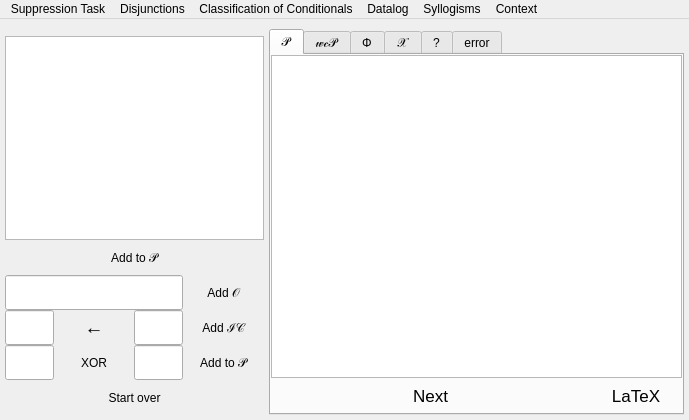
<?xml version="1.0" encoding="UTF-8"?>
<ui version="4.0">
 <class>MainWindow</class>
 <widget class="QMainWindow" name="MainWindow">
  <property name="enabled">
   <bool>true</bool>
  </property>
  <property name="geometry">
   <rect>
    <x>0</x>
    <y>0</y>
    <width>689</width>
    <height>420</height>
   </rect>
  </property>
  <property name="sizePolicy">
   <sizepolicy hsizetype="Expanding" vsizetype="Expanding">
    <horstretch>0</horstretch>
    <verstretch>0</verstretch>
   </sizepolicy>
  </property>
  <property name="minimumSize">
   <size>
    <width>530</width>
    <height>420</height>
   </size>
  </property>
  <property name="windowTitle">
   <string>WCS Reasoner</string>
  </property>
  <property name="tabShape">
   <enum>QTabWidget::Rounded</enum>
  </property>
  <property name="unifiedTitleAndToolBarOnMac">
   <bool>true</bool>
  </property>
  <widget class="QWidget" name="centralwidget">
   <property name="sizePolicy">
    <sizepolicy hsizetype="Expanding" vsizetype="Expanding">
     <horstretch>0</horstretch>
     <verstretch>0</verstretch>
    </sizepolicy>
   </property>
   <property name="minimumSize">
    <size>
     <width>400</width>
     <height>397</height>
    </size>
   </property>
   <layout class="QHBoxLayout" name="horizontalLayout" stretch="5,8">
    <property name="spacing">
     <number>5</number>
    </property>
    <property name="leftMargin">
     <number>5</number>
    </property>
    <property name="topMargin">
     <number>10</number>
    </property>
    <property name="rightMargin">
     <number>5</number>
    </property>
    <property name="bottomMargin">
     <number>5</number>
    </property>
    <item>
     <layout class="QGridLayout" name="gridLayout">
      <property name="topMargin">
       <number>7</number>
      </property>
      <property name="spacing">
       <number>0</number>
      </property>
      <item row="4" column="0" colspan="3">
       <widget class="QLineEdit" name="observation_line_edit">
        <property name="sizePolicy">
         <sizepolicy hsizetype="MinimumExpanding" vsizetype="Fixed">
          <horstretch>0</horstretch>
          <verstretch>0</verstretch>
         </sizepolicy>
        </property>
        <property name="minimumSize">
         <size>
          <width>0</width>
          <height>35</height>
         </size>
        </property>
        <property name="font">
         <font>
          <pointsize>14</pointsize>
         </font>
        </property>
       </widget>
      </item>
      <item row="7" column="2">
       <widget class="QLineEdit" name="disjunction_line_edit_right">
        <property name="sizePolicy">
         <sizepolicy hsizetype="Expanding" vsizetype="Fixed">
          <horstretch>0</horstretch>
          <verstretch>0</verstretch>
         </sizepolicy>
        </property>
        <property name="minimumSize">
         <size>
          <width>10</width>
          <height>35</height>
         </size>
        </property>
        <property name="font">
         <font>
          <pointsize>14</pointsize>
         </font>
        </property>
       </widget>
      </item>
      <item row="5" column="3">
       <widget class="QPushButton" name="input_constraint_button">
        <property name="enabled">
         <bool>true</bool>
        </property>
        <property name="sizePolicy">
         <sizepolicy hsizetype="Expanding" vsizetype="Fixed">
          <horstretch>0</horstretch>
          <verstretch>0</verstretch>
         </sizepolicy>
        </property>
        <property name="minimumSize">
         <size>
          <width>81</width>
          <height>35</height>
         </size>
        </property>
        <property name="toolTip">
         <string>Add intergrity constraint</string>
        </property>
        <property name="text">
         <string>Add ℐ𝒞</string>
        </property>
        <property name="flat">
         <bool>true</bool>
        </property>
       </widget>
      </item>
      <item row="4" column="3">
       <widget class="QPushButton" name="input_observation_button">
        <property name="sizePolicy">
         <sizepolicy hsizetype="Expanding" vsizetype="Fixed">
          <horstretch>0</horstretch>
          <verstretch>0</verstretch>
         </sizepolicy>
        </property>
        <property name="minimumSize">
         <size>
          <width>81</width>
          <height>35</height>
         </size>
        </property>
        <property name="toolTip">
         <string>Add obsevration</string>
        </property>
        <property name="autoFillBackground">
         <bool>true</bool>
        </property>
        <property name="text">
         <string>Add 𝒪</string>
        </property>
        <property name="flat">
         <bool>true</bool>
        </property>
       </widget>
      </item>
      <item row="5" column="0">
       <widget class="QLineEdit" name="constraint_left_head_line_edit">
        <property name="enabled">
         <bool>true</bool>
        </property>
        <property name="sizePolicy">
         <sizepolicy hsizetype="Expanding" vsizetype="Fixed">
          <horstretch>0</horstretch>
          <verstretch>0</verstretch>
         </sizepolicy>
        </property>
        <property name="minimumSize">
         <size>
          <width>10</width>
          <height>35</height>
         </size>
        </property>
        <property name="font">
         <font>
          <pointsize>14</pointsize>
         </font>
        </property>
       </widget>
      </item>
      <item row="9" column="0" colspan="4">
       <widget class="QPushButton" name="clear_program_button">
        <property name="sizePolicy">
         <sizepolicy hsizetype="MinimumExpanding" vsizetype="Fixed">
          <horstretch>0</horstretch>
          <verstretch>0</verstretch>
         </sizepolicy>
        </property>
        <property name="minimumSize">
         <size>
          <width>0</width>
          <height>35</height>
         </size>
        </property>
        <property name="toolTip">
         <string/>
        </property>
        <property name="text">
         <string>Start over</string>
        </property>
        <property name="flat">
         <bool>true</bool>
        </property>
       </widget>
      </item>
      <item row="5" column="2">
       <widget class="QLineEdit" name="constraint_right_body_line_edit">
        <property name="enabled">
         <bool>true</bool>
        </property>
        <property name="sizePolicy">
         <sizepolicy hsizetype="Expanding" vsizetype="Fixed">
          <horstretch>0</horstretch>
          <verstretch>0</verstretch>
         </sizepolicy>
        </property>
        <property name="minimumSize">
         <size>
          <width>10</width>
          <height>35</height>
         </size>
        </property>
        <property name="font">
         <font>
          <pointsize>14</pointsize>
         </font>
        </property>
       </widget>
      </item>
      <item row="7" column="0">
       <widget class="QLineEdit" name="disjunction_line_edit_left">
        <property name="sizePolicy">
         <sizepolicy hsizetype="Expanding" vsizetype="Fixed">
          <horstretch>0</horstretch>
          <verstretch>0</verstretch>
         </sizepolicy>
        </property>
        <property name="minimumSize">
         <size>
          <width>10</width>
          <height>35</height>
         </size>
        </property>
        <property name="font">
         <font>
          <pointsize>14</pointsize>
         </font>
        </property>
       </widget>
      </item>
      <item row="0" column="0" colspan="4">
       <widget class="QPlainTextEdit" name="input_program_text_edit">
        <property name="sizePolicy">
         <sizepolicy hsizetype="MinimumExpanding" vsizetype="Expanding">
          <horstretch>0</horstretch>
          <verstretch>0</verstretch>
         </sizepolicy>
        </property>
        <property name="minimumSize">
         <size>
          <width>0</width>
          <height>0</height>
         </size>
        </property>
        <property name="font">
         <font>
          <pointsize>12</pointsize>
         </font>
        </property>
        <property name="styleSheet">
         <string notr="true"/>
        </property>
        <property name="placeholderText">
         <string/>
        </property>
       </widget>
      </item>
      <item row="7" column="3">
       <widget class="QPushButton" name="input_disjunction_button">
        <property name="sizePolicy">
         <sizepolicy hsizetype="Expanding" vsizetype="Fixed">
          <horstretch>0</horstretch>
          <verstretch>0</verstretch>
         </sizepolicy>
        </property>
        <property name="minimumSize">
         <size>
          <width>81</width>
          <height>35</height>
         </size>
        </property>
        <property name="toolTip">
         <string>Add Disjunction</string>
        </property>
        <property name="text">
         <string>Add to 𝒫</string>
        </property>
        <property name="flat">
         <bool>true</bool>
        </property>
       </widget>
      </item>
      <item row="3" column="0" colspan="4">
       <widget class="QPushButton" name="input_program_button">
        <property name="sizePolicy">
         <sizepolicy hsizetype="Expanding" vsizetype="Fixed">
          <horstretch>0</horstretch>
          <verstretch>0</verstretch>
         </sizepolicy>
        </property>
        <property name="minimumSize">
         <size>
          <width>0</width>
          <height>35</height>
         </size>
        </property>
        <property name="autoFillBackground">
         <bool>true</bool>
        </property>
        <property name="text">
         <string>Add to 𝒫</string>
        </property>
        <property name="flat">
         <bool>true</bool>
        </property>
       </widget>
      </item>
      <item row="7" column="1">
       <widget class="QPushButton" name="exclusive_button">
        <property name="sizePolicy">
         <sizepolicy hsizetype="Minimum" vsizetype="Fixed">
          <horstretch>0</horstretch>
          <verstretch>0</verstretch>
         </sizepolicy>
        </property>
        <property name="minimumSize">
         <size>
          <width>0</width>
          <height>35</height>
         </size>
        </property>
        <property name="text">
         <string>XOR</string>
        </property>
        <property name="checkable">
         <bool>true</bool>
        </property>
        <property name="flat">
         <bool>true</bool>
        </property>
       </widget>
      </item>
      <item row="5" column="1">
       <widget class="QLabel" name="reverse_label_4">
        <property name="enabled">
         <bool>true</bool>
        </property>
        <property name="sizePolicy">
         <sizepolicy hsizetype="Minimum" vsizetype="Fixed">
          <horstretch>0</horstretch>
          <verstretch>0</verstretch>
         </sizepolicy>
        </property>
        <property name="minimumSize">
         <size>
          <width>0</width>
          <height>35</height>
         </size>
        </property>
        <property name="font">
         <font>
          <pointsize>14</pointsize>
         </font>
        </property>
        <property name="text">
         <string>←</string>
        </property>
        <property name="alignment">
         <set>Qt::AlignCenter</set>
        </property>
       </widget>
      </item>
     </layout>
    </item>
    <item>
     <widget class="QTabWidget" name="tabWidget">
      <property name="sizePolicy">
       <sizepolicy hsizetype="MinimumExpanding" vsizetype="Expanding">
        <horstretch>0</horstretch>
        <verstretch>0</verstretch>
       </sizepolicy>
      </property>
      <property name="minimumSize">
       <size>
        <width>0</width>
        <height>0</height>
       </size>
      </property>
      <property name="toolTip">
       <string/>
      </property>
      <property name="currentIndex">
       <number>0</number>
      </property>
      <property name="elideMode">
       <enum>Qt::ElideNone</enum>
      </property>
      <property name="tabsClosable">
       <bool>false</bool>
      </property>
      <widget class="QWidget" name="Ptab">
       <property name="font">
        <font>
         <pointsize>16</pointsize>
        </font>
       </property>
       <attribute name="title">
        <string>𝒫</string>
       </attribute>
       <attribute name="toolTip">
        <string>Program</string>
       </attribute>
       <layout class="QVBoxLayout" name="verticalLayout">
        <property name="spacing">
         <number>0</number>
        </property>
        <property name="leftMargin">
         <number>0</number>
        </property>
        <property name="topMargin">
         <number>0</number>
        </property>
        <property name="rightMargin">
         <number>0</number>
        </property>
        <property name="bottomMargin">
         <number>0</number>
        </property>
        <item>
         <widget class="QTextEdit" name="PTextEdit">
          <property name="sizePolicy">
           <sizepolicy hsizetype="Expanding" vsizetype="Expanding">
            <horstretch>0</horstretch>
            <verstretch>0</verstretch>
           </sizepolicy>
          </property>
          <property name="styleSheet">
           <string notr="true"/>
          </property>
          <property name="readOnly">
           <bool>true</bool>
          </property>
         </widget>
        </item>
        <item>
         <layout class="QHBoxLayout" name="horizontalLayout_2" stretch="8,5">
          <item>
           <widget class="QPushButton" name="to_wc_button">
            <property name="enabled">
             <bool>true</bool>
            </property>
            <property name="sizePolicy">
             <sizepolicy hsizetype="Expanding" vsizetype="Fixed">
              <horstretch>0</horstretch>
              <verstretch>0</verstretch>
             </sizepolicy>
            </property>
            <property name="minimumSize">
             <size>
              <width>0</width>
              <height>35</height>
             </size>
            </property>
            <property name="font">
             <font>
              <pointsize>13</pointsize>
             </font>
            </property>
            <property name="toolTip">
             <string>Ground and weakly complete</string>
            </property>
            <property name="text">
             <string>Next</string>
            </property>
            <property name="flat">
             <bool>true</bool>
            </property>
           </widget>
          </item>
          <item>
           <widget class="QPushButton" name="p_latex">
            <property name="minimumSize">
             <size>
              <width>92</width>
              <height>35</height>
             </size>
            </property>
            <property name="maximumSize">
             <size>
              <width>92</width>
              <height>35</height>
             </size>
            </property>
            <property name="font">
             <font>
              <pointsize>13</pointsize>
             </font>
            </property>
            <property name="text">
             <string>LaTeX</string>
            </property>
            <property name="iconSize">
             <size>
              <width>92</width>
              <height>35</height>
             </size>
            </property>
            <property name="checkable">
             <bool>true</bool>
            </property>
            <property name="flat">
             <bool>true</bool>
            </property>
           </widget>
          </item>
         </layout>
        </item>
       </layout>
      </widget>
      <widget class="QWidget" name="wcPtab">
       <property name="font">
        <font>
         <pointsize>16</pointsize>
        </font>
       </property>
       <attribute name="title">
        <string>𝓌𝒸𝒫</string>
       </attribute>
       <attribute name="toolTip">
        <string>Weak Completion of the Program</string>
       </attribute>
       <layout class="QVBoxLayout" name="verticalLayout_3">
        <property name="spacing">
         <number>0</number>
        </property>
        <property name="leftMargin">
         <number>0</number>
        </property>
        <property name="topMargin">
         <number>0</number>
        </property>
        <property name="rightMargin">
         <number>0</number>
        </property>
        <property name="bottomMargin">
         <number>0</number>
        </property>
        <item>
         <widget class="QTextEdit" name="wcPTextEdit">
          <property name="minimumSize">
           <size>
            <width>250</width>
            <height>0</height>
           </size>
          </property>
          <property name="styleSheet">
           <string notr="true"/>
          </property>
          <property name="readOnly">
           <bool>true</bool>
          </property>
         </widget>
        </item>
        <item>
         <layout class="QHBoxLayout" name="horizontalLayout_3" stretch="8,3,2">
          <item>
           <widget class="QPushButton" name="to_phi_button">
            <property name="enabled">
             <bool>true</bool>
            </property>
            <property name="minimumSize">
             <size>
              <width>0</width>
              <height>35</height>
             </size>
            </property>
            <property name="maximumSize">
             <size>
              <width>16777215</width>
              <height>35</height>
             </size>
            </property>
            <property name="font">
             <font>
              <pointsize>13</pointsize>
             </font>
            </property>
            <property name="toolTip">
             <string>Find fixed point</string>
            </property>
            <property name="text">
             <string>Next</string>
            </property>
            <property name="flat">
             <bool>true</bool>
            </property>
           </widget>
          </item>
          <item>
           <widget class="QPushButton" name="starting_i_button">
            <property name="minimumSize">
             <size>
              <width>85</width>
              <height>35</height>
             </size>
            </property>
            <property name="maximumSize">
             <size>
              <width>16777215</width>
              <height>35</height>
             </size>
            </property>
            <property name="font">
             <font>
              <pointsize>13</pointsize>
             </font>
            </property>
            <property name="toolTip">
             <string>Enter starting interpretation</string>
            </property>
            <property name="text">
             <string>Starting ℐ</string>
            </property>
            <property name="flat">
             <bool>true</bool>
            </property>
           </widget>
          </item>
          <item>
           <widget class="QPushButton" name="wcP_latex">
            <property name="minimumSize">
             <size>
              <width>0</width>
              <height>35</height>
             </size>
            </property>
            <property name="maximumSize">
             <size>
              <width>16777215</width>
              <height>35</height>
             </size>
            </property>
            <property name="font">
             <font>
              <pointsize>13</pointsize>
             </font>
            </property>
            <property name="text">
             <string>LaTeX</string>
            </property>
            <property name="checkable">
             <bool>true</bool>
            </property>
            <property name="flat">
             <bool>true</bool>
            </property>
           </widget>
          </item>
         </layout>
        </item>
       </layout>
      </widget>
      <widget class="QWidget" name="Phitab">
       <property name="font">
        <font>
         <pointsize>16</pointsize>
        </font>
       </property>
       <attribute name="title">
        <string>Φ</string>
       </attribute>
       <attribute name="toolTip">
        <string>Semantic Operator. Find the fixed point. Find the least model.</string>
       </attribute>
       <layout class="QVBoxLayout" name="verticalLayout_4">
        <property name="spacing">
         <number>0</number>
        </property>
        <property name="leftMargin">
         <number>0</number>
        </property>
        <property name="topMargin">
         <number>0</number>
        </property>
        <property name="rightMargin">
         <number>0</number>
        </property>
        <property name="bottomMargin">
         <number>0</number>
        </property>
        <item>
         <widget class="QTextEdit" name="PhiTextEdit">
          <property name="styleSheet">
           <string notr="true"/>
          </property>
          <property name="readOnly">
           <bool>true</bool>
          </property>
         </widget>
        </item>
        <item>
         <layout class="QHBoxLayout" name="horizontalLayout_4" stretch="0,8,5">
          <item>
           <widget class="QSpinBox" name="spinBox">
            <property name="sizePolicy">
             <sizepolicy hsizetype="Minimum" vsizetype="Fixed">
              <horstretch>0</horstretch>
              <verstretch>0</verstretch>
             </sizepolicy>
            </property>
            <property name="minimumSize">
             <size>
              <width>0</width>
              <height>35</height>
             </size>
            </property>
            <property name="toolTip">
             <string/>
            </property>
            <property name="frame">
             <bool>false</bool>
            </property>
           </widget>
          </item>
          <item>
           <widget class="QPushButton" name="to_x_button">
            <property name="enabled">
             <bool>true</bool>
            </property>
            <property name="minimumSize">
             <size>
              <width>0</width>
              <height>35</height>
             </size>
            </property>
            <property name="font">
             <font>
              <pointsize>13</pointsize>
             </font>
            </property>
            <property name="toolTip">
             <string>Skeptical abduction</string>
            </property>
            <property name="text">
             <string>Next</string>
            </property>
            <property name="flat">
             <bool>true</bool>
            </property>
           </widget>
          </item>
          <item>
           <widget class="QPushButton" name="phi_latex">
            <property name="minimumSize">
             <size>
              <width>0</width>
              <height>35</height>
             </size>
            </property>
            <property name="font">
             <font>
              <pointsize>13</pointsize>
             </font>
            </property>
            <property name="text">
             <string>LaTeX</string>
            </property>
            <property name="checkable">
             <bool>true</bool>
            </property>
            <property name="flat">
             <bool>true</bool>
            </property>
           </widget>
          </item>
         </layout>
        </item>
       </layout>
      </widget>
      <widget class="QWidget" name="Xtab">
       <property name="font">
        <font>
         <pointsize>16</pointsize>
        </font>
       </property>
       <attribute name="title">
        <string>𝒳</string>
       </attribute>
       <attribute name="toolTip">
        <string>Abduction: reason skeptically</string>
       </attribute>
       <layout class="QVBoxLayout" name="verticalLayout_5">
        <property name="spacing">
         <number>0</number>
        </property>
        <property name="leftMargin">
         <number>0</number>
        </property>
        <property name="topMargin">
         <number>0</number>
        </property>
        <property name="rightMargin">
         <number>0</number>
        </property>
        <property name="bottomMargin">
         <number>0</number>
        </property>
        <item>
         <widget class="QTextEdit" name="XTextEdit">
          <property name="styleSheet">
           <string notr="true"/>
          </property>
          <property name="readOnly">
           <bool>true</bool>
          </property>
         </widget>
        </item>
        <item>
         <widget class="QPushButton" name="x_latex">
          <property name="minimumSize">
           <size>
            <width>0</width>
            <height>35</height>
           </size>
          </property>
          <property name="font">
           <font>
            <pointsize>13</pointsize>
           </font>
          </property>
          <property name="text">
           <string>LaTeX</string>
          </property>
          <property name="iconSize">
           <size>
            <width>46</width>
            <height>23</height>
           </size>
          </property>
          <property name="checkable">
           <bool>true</bool>
          </property>
          <property name="flat">
           <bool>true</bool>
          </property>
         </widget>
        </item>
       </layout>
      </widget>
      <widget class="QWidget" name="help_tab">
       <attribute name="title">
        <string>?</string>
       </attribute>
       <layout class="QVBoxLayout" name="verticalLayout_6">
        <property name="spacing">
         <number>0</number>
        </property>
        <property name="leftMargin">
         <number>0</number>
        </property>
        <property name="topMargin">
         <number>0</number>
        </property>
        <property name="rightMargin">
         <number>0</number>
        </property>
        <property name="bottomMargin">
         <number>0</number>
        </property>
        <item>
         <widget class="QTextEdit" name="help_textEdit">
          <property name="font">
           <font>
            <pointsize>14</pointsize>
           </font>
          </property>
          <property name="styleSheet">
           <string notr="true"/>
          </property>
          <property name="readOnly">
           <bool>true</bool>
          </property>
         </widget>
        </item>
        <item>
         <widget class="QPushButton" name="open_guide_button">
          <property name="enabled">
           <bool>true</bool>
          </property>
          <property name="minimumSize">
           <size>
            <width>0</width>
            <height>35</height>
           </size>
          </property>
          <property name="text">
           <string>Open manual</string>
          </property>
          <property name="flat">
           <bool>true</bool>
          </property>
         </widget>
        </item>
       </layout>
      </widget>
      <widget class="QWidget" name="error_tab">
       <property name="enabled">
        <bool>true</bool>
       </property>
       <attribute name="title">
        <string>error</string>
       </attribute>
       <layout class="QVBoxLayout" name="verticalLayout_7">
        <property name="spacing">
         <number>0</number>
        </property>
        <property name="leftMargin">
         <number>0</number>
        </property>
        <property name="topMargin">
         <number>0</number>
        </property>
        <property name="rightMargin">
         <number>0</number>
        </property>
        <property name="bottomMargin">
         <number>0</number>
        </property>
        <item>
         <widget class="QTextEdit" name="error_textEdit">
          <property name="font">
           <font>
            <pointsize>14</pointsize>
           </font>
          </property>
          <property name="styleSheet">
           <string notr="true"/>
          </property>
          <property name="readOnly">
           <bool>true</bool>
          </property>
         </widget>
        </item>
       </layout>
      </widget>
     </widget>
    </item>
   </layout>
  </widget>
  <widget class="QMenuBar" name="menubar">
   <property name="geometry">
    <rect>
     <x>0</x>
     <y>0</y>
     <width>689</width>
     <height>24</height>
    </rect>
   </property>
   <widget class="QMenu" name="menuSuppression_Task">
    <property name="title">
     <string>Suppression Task</string>
    </property>
    <addaction name="action1_AA"/>
    <addaction name="action2_AA_ALT"/>
    <addaction name="action3_AA_ADD"/>
    <addaction name="action4_DA"/>
    <addaction name="action5_DA_ALT"/>
    <addaction name="action6_DA_ADD"/>
    <addaction name="action7_AC"/>
    <addaction name="action8_AC_ALT"/>
    <addaction name="action9_AC_ADD"/>
    <addaction name="action10_DC"/>
    <addaction name="action11_DC_ALT"/>
    <addaction name="action12_DC_ADD"/>
   </widget>
   <widget class="QMenu" name="menuDisjunctions">
    <property name="title">
     <string>Disjunctions</string>
    </property>
    <addaction name="actionExample_1"/>
    <addaction name="actionExample_2"/>
    <addaction name="actionExample_3"/>
    <addaction name="actionExample_4"/>
    <addaction name="actionExample_5"/>
    <addaction name="actionExample_6"/>
   </widget>
   <widget class="QMenu" name="menuClassification_of_Conditionals">
    <property name="title">
     <string>Classification of Conditionals</string>
    </property>
    <addaction name="action1_AA_both"/>
    <addaction name="action2_DA_both"/>
    <addaction name="action3_AC_non_necessary"/>
    <addaction name="action4_DC_factual"/>
   </widget>
   <widget class="QMenu" name="menuDatalog">
    <property name="title">
     <string>Datalog</string>
    </property>
    <addaction name="action1_Birds_Explicit"/>
    <addaction name="action2_Birds_Implicit"/>
   </widget>
   <widget class="QMenu" name="menuSyllogisms">
    <property name="title">
     <string>Syllogisms</string>
    </property>
    <addaction name="action1_IA2"/>
    <addaction name="action2_OA4"/>
    <addaction name="action3_IE4"/>
   </widget>
   <widget class="QMenu" name="menuContext">
    <property name="title">
     <string>Context</string>
    </property>
    <addaction name="actionTweety_by_Default"/>
    <addaction name="actionTweety_is_a_Penguin"/>
    <addaction name="actionTweety_has_Wings"/>
    <addaction name="actionNon_monotonic"/>
   </widget>
   <addaction name="menuSuppression_Task"/>
   <addaction name="menuDisjunctions"/>
   <addaction name="menuClassification_of_Conditionals"/>
   <addaction name="menuDatalog"/>
   <addaction name="menuSyllogisms"/>
   <addaction name="menuContext"/>
  </widget>
  <action name="action1_AA">
   <property name="text">
    <string>1. AA</string>
   </property>
  </action>
  <action name="action2_AA_ALT">
   <property name="text">
    <string>2. AA &amp;&amp; ALT</string>
   </property>
  </action>
  <action name="action3_AA_ADD">
   <property name="text">
    <string>3. AA &amp;&amp; ADD</string>
   </property>
  </action>
  <action name="action4_DA">
   <property name="text">
    <string>4. DA</string>
   </property>
  </action>
  <action name="action5_DA_ALT">
   <property name="text">
    <string>5. DA &amp;&amp; ALT</string>
   </property>
  </action>
  <action name="action6_DA_ADD">
   <property name="text">
    <string>6. DA &amp;&amp; ADD</string>
   </property>
  </action>
  <action name="action7_AC">
   <property name="text">
    <string>7. AC</string>
   </property>
  </action>
  <action name="action8_AC_ALT">
   <property name="text">
    <string>8. AC &amp;&amp; ALT</string>
   </property>
  </action>
  <action name="action9_AC_ADD">
   <property name="text">
    <string>9. AC &amp;&amp; ADD</string>
   </property>
  </action>
  <action name="action10_DC">
   <property name="text">
    <string>10. DC</string>
   </property>
  </action>
  <action name="action11_DC_ALT">
   <property name="text">
    <string>11. DC &amp;&amp; ALT</string>
   </property>
  </action>
  <action name="action12_DC_ADD">
   <property name="text">
    <string>12. DC &amp;&amp; ADD</string>
   </property>
  </action>
  <action name="actionExample_1">
   <property name="text">
    <string>Example 1</string>
   </property>
  </action>
  <action name="actionExample_2">
   <property name="text">
    <string>Example 2</string>
   </property>
  </action>
  <action name="actionExample_3">
   <property name="text">
    <string>Example 3</string>
   </property>
  </action>
  <action name="actionExample_4">
   <property name="text">
    <string>Example 4</string>
   </property>
  </action>
  <action name="actionExample_5">
   <property name="text">
    <string>Example 5</string>
   </property>
  </action>
  <action name="actionExample_6">
   <property name="text">
    <string>Example 6</string>
   </property>
  </action>
  <action name="action3_AC_non_necessary">
   <property name="text">
    <string>3. AC non-necessary</string>
   </property>
  </action>
  <action name="action4_DC_factual">
   <property name="text">
    <string>4. DC factual</string>
   </property>
  </action>
  <action name="action1_AA_both">
   <property name="text">
    <string>1. AA both</string>
   </property>
  </action>
  <action name="action2_DA_both">
   <property name="text">
    <string>2. DA both</string>
   </property>
  </action>
  <action name="action1_Birds_Explicit">
   <property name="text">
    <string>1. Birds Explicit</string>
   </property>
  </action>
  <action name="action2_Birds_Implicit">
   <property name="text">
    <string>2. Birds Implicit</string>
   </property>
  </action>
  <action name="action1_IA2">
   <property name="text">
    <string>1. IA2</string>
   </property>
  </action>
  <action name="action2_OA4">
   <property name="text">
    <string>2. OA4</string>
   </property>
  </action>
  <action name="action3_IE4">
   <property name="text">
    <string>3. IE4</string>
   </property>
  </action>
  <action name="actionTweety_by_Default">
   <property name="text">
    <string>Tweety by Default</string>
   </property>
  </action>
  <action name="actionTweety_is_a_Penguin">
   <property name="text">
    <string>Tweety is a Penguin</string>
   </property>
  </action>
  <action name="actionTweety_has_Wings">
   <property name="text">
    <string>Tweety has Wings</string>
   </property>
  </action>
  <action name="actionNon_monotonic">
   <property name="text">
    <string>Non-monotonic</string>
   </property>
  </action>
 </widget>
 <tabstops>
  <tabstop>input_program_text_edit</tabstop>
  <tabstop>observation_line_edit</tabstop>
  <tabstop>constraint_left_head_line_edit</tabstop>
  <tabstop>constraint_right_body_line_edit</tabstop>
  <tabstop>disjunction_line_edit_left</tabstop>
  <tabstop>exclusive_button</tabstop>
  <tabstop>disjunction_line_edit_right</tabstop>
  <tabstop>tabWidget</tabstop>
  <tabstop>PTextEdit</tabstop>
  <tabstop>input_observation_button</tabstop>
  <tabstop>input_program_button</tabstop>
  <tabstop>clear_program_button</tabstop>
  <tabstop>input_constraint_button</tabstop>
  <tabstop>to_wc_button</tabstop>
  <tabstop>p_latex</tabstop>
  <tabstop>input_disjunction_button</tabstop>
  <tabstop>PhiTextEdit</tabstop>
  <tabstop>open_guide_button</tabstop>
  <tabstop>error_textEdit</tabstop>
  <tabstop>wcPTextEdit</tabstop>
  <tabstop>XTextEdit</tabstop>
  <tabstop>help_textEdit</tabstop>
  <tabstop>to_phi_button</tabstop>
  <tabstop>starting_i_button</tabstop>
  <tabstop>wcP_latex</tabstop>
  <tabstop>to_x_button</tabstop>
  <tabstop>phi_latex</tabstop>
  <tabstop>x_latex</tabstop>
 </tabstops>
 <resources>
  <include location="../r.qrc"/>
 </resources>
 <connections>
  <connection>
   <sender>observation_line_edit</sender>
   <signal>returnPressed()</signal>
   <receiver>input_observation_button</receiver>
   <slot>animateClick()</slot>
   <hints>
    <hint type="sourcelabel">
     <x>325</x>
     <y>445</y>
    </hint>
    <hint type="destinationlabel">
     <x>325</x>
     <y>496</y>
    </hint>
   </hints>
  </connection>
  <connection>
   <sender>disjunction_line_edit_left</sender>
   <signal>returnPressed()</signal>
   <receiver>disjunction_line_edit_right</receiver>
   <slot>selectAll()</slot>
   <hints>
    <hint type="sourcelabel">
     <x>65</x>
     <y>405</y>
    </hint>
    <hint type="destinationlabel">
     <x>205</x>
     <y>405</y>
    </hint>
   </hints>
  </connection>
  <connection>
   <sender>disjunction_line_edit_right</sender>
   <signal>returnPressed()</signal>
   <receiver>input_disjunction_button</receiver>
   <slot>animateClick()</slot>
   <hints>
    <hint type="sourcelabel">
     <x>205</x>
     <y>405</y>
    </hint>
    <hint type="destinationlabel">
     <x>320</x>
     <y>405</y>
    </hint>
   </hints>
  </connection>
  <connection>
   <sender>constraint_right_body_line_edit</sender>
   <signal>returnPressed()</signal>
   <receiver>input_constraint_button</receiver>
   <slot>animateClick()</slot>
   <hints>
    <hint type="sourcelabel">
     <x>180</x>
     <y>475</y>
    </hint>
    <hint type="destinationlabel">
     <x>320</x>
     <y>475</y>
    </hint>
   </hints>
  </connection>
  <connection>
   <sender>constraint_left_head_line_edit</sender>
   <signal>returnPressed()</signal>
   <receiver>constraint_right_body_line_edit</receiver>
   <slot>selectAll()</slot>
   <hints>
    <hint type="sourcelabel">
     <x>45</x>
     <y>475</y>
    </hint>
    <hint type="destinationlabel">
     <x>180</x>
     <y>475</y>
    </hint>
   </hints>
  </connection>
 </connections>
</ui>
